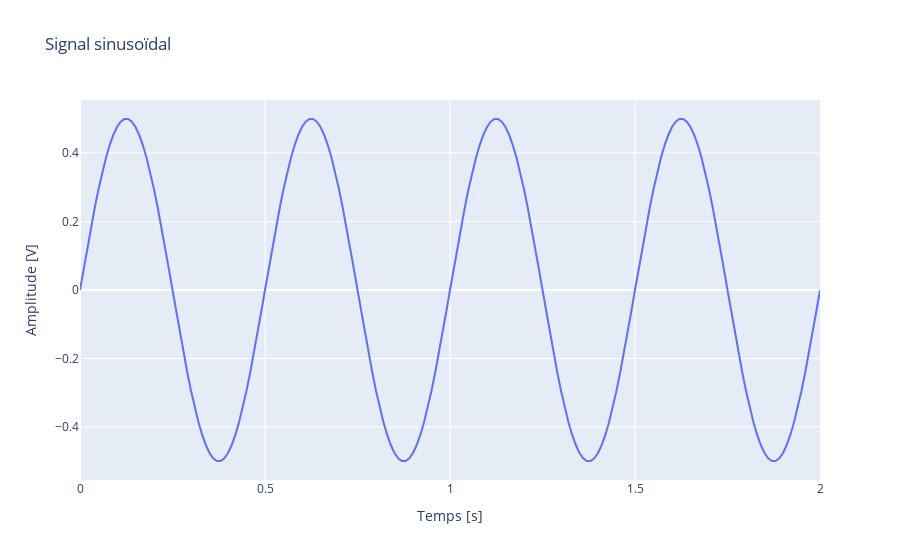
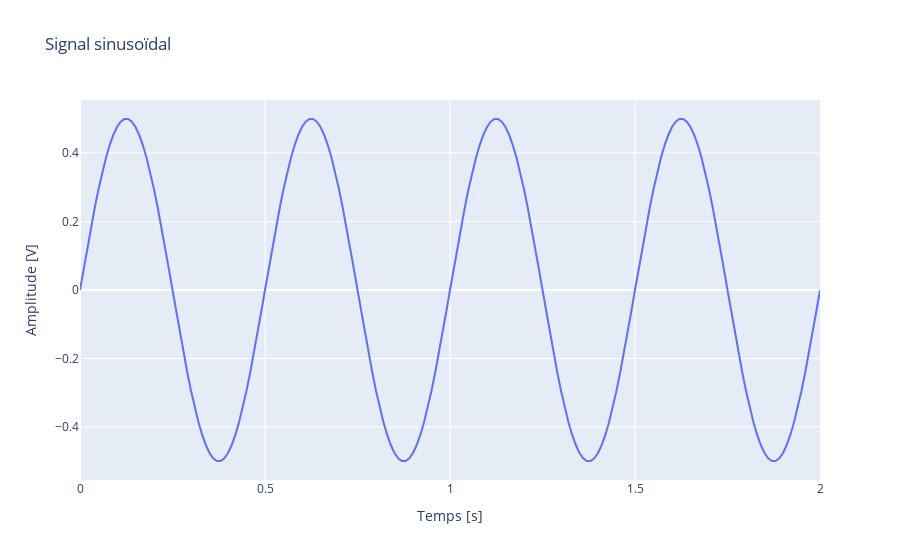

Notebook cell for these charts, in order:
### Markdown cell above
# Code Python

   [LTP Charles Carnus](https://www.carnus.fr/) - Prof. K.B.


<div style="padding-top: 40px">
<div class="alert alert-info" role="alert" >
    <ul>
        <li><b>Nom et Prénom :</b> CASALOT Romain</li>
     </ul>
</div>
</div>

---

## Courbes de signaux

### Code cell
import plotly.graph_objects as go
import numpy as np

fe = 1e2 # Fréquence d'échantillonnage
t = np.arange(0,2+(1/fe),1/fe)

# Signal
f = 2
a = 0.5

# Formule du signal
s = a * np.sin(2 * np.pi * f * t)

# Courbe du signal
fig = go.Figure(data=go.Scatter(x=t, y=s, mode='lines'))
fig.update_layout(title="Signal sinusoïdal", xaxis_title="Temps [s]", yaxis_title_text="Amplitude [V]")
fig.show()
# Courbe du signal
fig = go.Figure(data=go.Scatter(x=t, y=s, mode='lines'))
fig.update_layout(title="Signal sinusoïdal", xaxis_title="Temps [s]", yaxis_title_text="Amplitude [V]")
fig.show()

### Figure 1 — Plotly figure (JSON) as saved in the notebook; plotly's stock layout.template omitted (floating-point values rounded to 4 significant figures; data arrays with more than 128 entries replaced by an {"elided": "..."} marker saying what was removed)
{"data": [{"mode": "lines", "type": "scatter", "x": {"elided": "201 float values"}, "y": {"elided": "201 float values"}}], "layout": {"title": {"text": "Signal sinusoïdal"}, "xaxis": {"title": {"text": "Temps [s]"}}, "yaxis": {"title": {"text": "Amplitude [V]"}}}}

### Figure 2 — Plotly figure (JSON) as saved in the notebook; plotly's stock layout.template omitted (floating-point values rounded to 4 significant figures; data arrays with more than 128 entries replaced by an {"elided": "..."} marker saying what was removed)
{"data": [{"mode": "lines", "type": "scatter", "x": {"elided": "201 float values"}, "y": {"elided": "201 float values"}}], "layout": {"title": {"text": "Signal sinusoïdal"}, "xaxis": {"title": {"text": "Temps [s]"}}, "yaxis": {"title": {"text": "Amplitude [V]"}}}}
